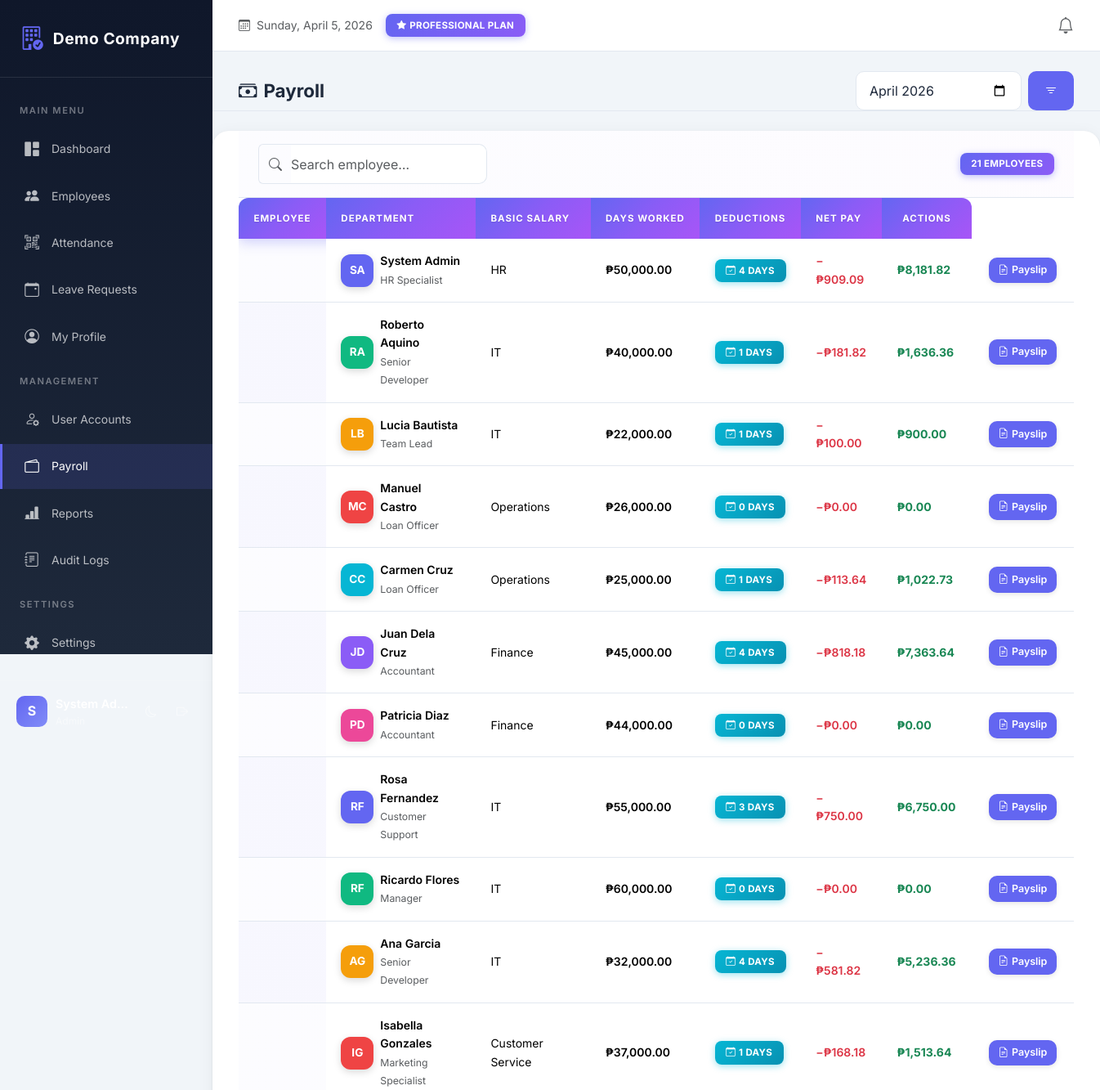
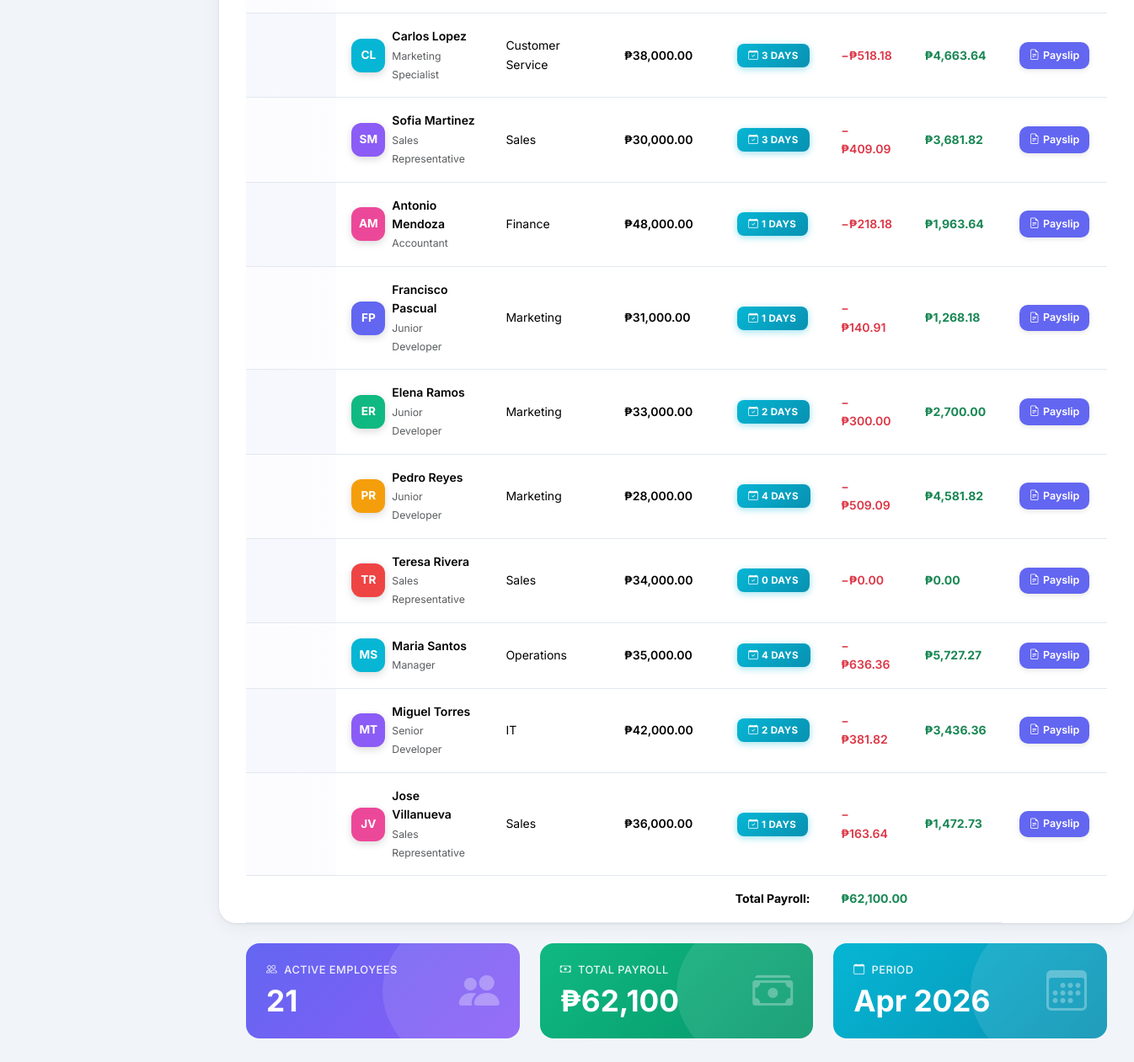
Screenshot of /modules/payroll/index.php (signed in) with the database file from the repository (2 pictures, top to bottom).
### tables this page shows
CREATE TABLE employees (
    id INT AUTO_INCREMENT PRIMARY KEY,
    company_id INT NOT NULL,
    employee_code VARCHAR(30),
    first_name VARCHAR(100) NOT NULL,
    last_name VARCHAR(100) NOT NULL,
    email VARCHAR(150) NOT NULL,
    phone VARCHAR(50),
    department_id INT NULL,
    position_id INT NULL,
    hire_date DATE NULL,
    basic_salary DECIMAL(10,2) DEFAULT 0,
    status ENUM('active','inactive') DEFAULT 'active',
    created_at DATETIME DEFAULT CURRENT_TIMESTAMP,
    UNIQUE KEY uniq_emp_code(company_id, employee_code),
    UNIQUE KEY uniq_emp_email(company_id, email)
);

CREATE TABLE positions (
    id INT AUTO_INCREMENT PRIMARY KEY,
    company_id INT NOT NULL,
    name VARCHAR(100) NOT NULL,
    UNIQUE KEY uniq_pos(company_id, name)
);

CREATE TABLE departments (
    id INT AUTO_INCREMENT PRIMARY KEY,
    company_id INT NOT NULL,
    name VARCHAR(100) NOT NULL,
    UNIQUE KEY uniq_dept(company_id, name)
);

### includes/functions.php (called while the page is built, shortened)
<?php
function e($s) {
    return htmlspecialchars($s ?? "", ENT_QUOTES, "UTF-8");
}

### modules/payroll/index.php (the view, shortened to what this page needs)
<?php
require_once __DIR__.'/../../config/db.php';
require_once __DIR__.'/../../includes/header.php';
require_once __DIR__.'/../../includes/nav.php';
$month = $_GET['month'] ?? date('Y-m');
$hasSaas = $pdo->query("SHOW COLUMNS FROM employees LIKE 'company_id'")->fetch();
$cid = $hasSaas ? (company_id() ?? 1) : null;
if($hasSaas && $cid) {
    $st = $pdo->prepare("SELECT e.*, d.name as dept_name, p.name as pos_name,
        (SELECT COUNT(*) FROM attendance a WHERE a.employee_id=e.id AND DATE_FORMAT(a.date,'%Y-%m')=?) as days_worked
        FROM employees e
        LEFT JOIN departments d ON d.id=e.department_id
        LEFT JOIN positions p ON p.id=e.position_id
        WHERE e.company_id=? AND e.status='active'
        ORDER BY e.last_name, e.first_name");
    $st->execute([$month, $cid]);
    $rows = $st->fetchAll();
}
$totalPayroll = 0;
?>
<div class="page-header d-flex justify-content-between align-items-center">
    <h4><i class="bi bi-cash-stack me-2"></i>Payroll</h4>
    <form class="d-flex gap-2" method="get">
        <input type="month" class="form-control" name="month" value="<?= e($month) ?>">
        <button type="submit" class="btn btn-primary"><i class="bi bi-filter"></i></button>
    </form>
</div>
<div class="card">
    <div class="table-toolbar">
        <div class="input-group" style="max-width:280px;">
            <span class="input-group-text bg-transparent border-end-0"><i class="bi bi-search text-muted"></i></span>
            <input type="text" id="paySearch" class="form-control border-start-0 ps-0" placeholder="Search employee…">
        </div>
        <span class="badge bg-primary table-count-badge" id="payCount"><?= count($rows) ?> employees</span>
    </div>
    <div class="table-responsive-wrapper">
        <table class="table table-hover mb-0" id="payTable">
            <thead>
                <tr>
                    <th>Employee</th>
                    <th>Department</th>
                    <th>Basic Salary</th>
                    <th>Days Worked</th>
                    <th>Deductions</th>
                    <th>Net Pay</th>
                    <th class="text-center">Actions</th>
                </tr>
            </thead>
            <tbody>
            <?php if(empty($rows)): ?>
                <tr><td colspan="7" class="text-center py-5 text-muted">
                    <i class="bi bi-cash-stack fs-2 d-block mb-2 opacity-25"></i>No employees found
                </td></tr>
            <?php else: foreach($rows as $idx => $r):
                $workingDays = 22;
                $dailyRate = $r['basic_salary'] / $workingDays;
                $grossPay = $dailyRate * $r['days_worked'];
                $deductions = $grossPay * 0.1;
                $netPay = $grossPay - $deductions;
                $totalPayroll += $netPay;
                $colors = ['#6366f1','#10b981','#f59e0b','#ef4444','#06b6d4','#8b5cf6','#ec4899'];
                $color = $colors[$idx % count($colors)];
            ?>
                <tr data-search="<?= strtolower(e($r['first_name'].' '.$r['last_name'].' '.($r['dept_name']??''))) ?>">
                    <td>
                        <div class="d-flex align-items-center gap-2">
                            <div class="avatar-sm" style="background:<?= $color ?>;">
                                <?= strtoupper(substr($r['first_name'],0,1).substr($r['last_name'],0,1)) ?>
                            </div>
                            <div>
                                <div class="fw-semibold"><?= e($r['first_name'].' '.$r['last_name']) ?></div>
                                <small class="text-muted"><?= e($r['pos_name'] ?? '—') ?></small>
                            </div>
                        </div>
                    </td>
                    <td><?= e($r['dept_name'] ?? '—') ?></td>
                    <td class="fw-semibold">₱<?= number_format($r['basic_salary'], 2) ?></td>
                    <td><span class="badge bg-info bg-opacity-75 text-dark"><i class="bi bi-calendar-check me-1"></i><?= $r['days_worked'] ?> days</span></td>
                    <td class="text-danger fw-semibold">−₱<?= number_format($deductions, 2) ?></td>
                    <td class="fw-bold text-success">₱<?= number_format($netPay, 2) ?></td>
                    <td class="action-btns text-center">
                        <a href="payslip.php?id=<?= $r['id'] ?>&month=<?= e($month) ?>" class="btn btn-sm btn-primary" title="View Payslip" data-bs-toggle="tooltip">
                            <i class="bi bi-file-earmark-text me-1"></i>Payslip
                        </a>
                    </td>
                </tr>
            <?php endforeach; endif; ?>
            </tbody>
            <tfoot>
                <tr style="background:var(--dark);color:white;">
                    <td colspan="5" class="text-end fw-bold py-3">Total Payroll:</td>
                    <td colspan="2" class="fw-bold text-success py-3">₱<?= number_format($totalPayroll, 2) ?></td>
                </tr>
            </tfoot>
        </table>
    </div>
</div>
<div class="row mt-4">
    <div class="col-md-4">
        <div class="stat-card primary">
            <h6><i class="bi bi-people me-2"></i>Active Employees</h6>
            <h2><?= count($rows) ?></h2>
            <i class="bi bi-people-fill icon"></i>
        </div>
    </div>
    <div class="col-md-4">
        <div class="stat-card success">
            <h6><i class="bi bi-cash me-2"></i>Total Payroll</h6>
            <h2>₱<?= number_format($totalPayroll, 0) ?></h2>
            <i class="bi bi-cash-stack icon"></i>
        </div>
    </div>
    <div class="col-md-4">
        <div class="stat-card info">
            <h6><i class="bi bi-calendar me-2"></i>Period</h6>
            <h2><?= date('M Y', strtotime($month.'-01')) ?></h2>
            <i class="bi bi-calendar3 icon"></i>
        </div>
    </div>
</div>
<?php require_once __DIR__.'/../../includes/footer.php'; ?>

### rows the page displays
employees: first_name+last_name "SA", first_name+last_name "System Admin", position.name "HR Specialist", department.name "HR", basic_salary "50,000.00", days_worked "4", deductions "909.09", netPay "8,181.82"
employees: first_name+last_name "RA", first_name+last_name "Roberto Aquino", position.name "Senior Developer", department.name "IT", basic_salary "40,000.00", days_worked "1", deductions "181.82", netPay "1,636.36"
employees: first_name+last_name "LB", first_name+last_name "Lucia Bautista", position.name "Team Lead", department.name "IT", basic_salary "22,000.00", days_worked "1", deductions "100.00", netPay "900.00"
employees: first_name+last_name "MC", first_name+last_name "Manuel Castro", position.name "Loan Officer", department.name "Operations", basic_salary "26,000.00", days_worked "0", deductions "0.00", netPay "0.00"
employees: first_name+last_name "CC", first_name+last_name "Carmen Cruz", position.name "Loan Officer", department.name "Operations", basic_salary "25,000.00", days_worked "1", deductions "113.64", netPay "1,022.73"
employees: first_name+last_name "JD", first_name+last_name "Juan Dela Cruz", position.name "Accountant", department.name "Finance", basic_salary "45,000.00", days_worked "4", deductions "818.18", netPay "7,363.64"
employees: first_name+last_name "PD", first_name+last_name "Patricia Diaz", position.name "Accountant", department.name "Finance", basic_salary "44,000.00", days_worked "0", deductions "0.00", netPay "0.00"
employees: first_name+last_name "RF", first_name+last_name "Rosa Fernandez", position.name "Customer Support", department.name "IT", basic_salary "55,000.00", days_worked "3", deductions "750.00", netPay "6,750.00"
employees: first_name+last_name "RF", first_name+last_name "Ricardo Flores", position.name "Manager", department.name "IT", basic_salary "60,000.00", days_worked "0", deductions "0.00", netPay "0.00"
employees: first_name+last_name "AG", first_name+last_name "Ana Garcia", position.name "Senior Developer", department.name "IT", basic_salary "32,000.00", days_worked "4", deductions "581.82", netPay "5,236.36"
employees: first_name+last_name "IG", first_name+last_name "Isabella Gonzales", position.name "Marketing Specialist", department.name "Customer Service", basic_salary "37,000.00", days_worked "1", deductions "168.18", netPay "1,513.64"
employees: first_name+last_name "CL", first_name+last_name "Carlos Lopez", position.name "Marketing Specialist", department.name "Customer Service", basic_salary "38,000.00", days_worked "3", deductions "518.18", netPay "4,663.64"
employees: first_name+last_name "SM", first_name+last_name "Sofia Martinez", position.name "Sales Representative", department.name "Sales", basic_salary "30,000.00", days_worked "3", deductions "409.09", netPay "3,681.82"
employees: first_name+last_name "AM", first_name+last_name "Antonio Mendoza", position.name "Accountant", department.name "Finance", basic_salary "48,000.00", days_worked "1", deductions "218.18", netPay "1,963.64"
employees: first_name+last_name "FP", first_name+last_name "Francisco Pascual", position.name "Junior Developer", department.name "Marketing", basic_salary "31,000.00", days_worked "1", deductions "140.91", netPay "1,268.18"
employees: first_name+last_name "ER", first_name+last_name "Elena Ramos", position.name "Junior Developer", department.name "Marketing", basic_salary "33,000.00", days_worked "2", deductions "300.00", netPay "2,700.00"
employees: first_name+last_name "PR", first_name+last_name "Pedro Reyes", position.name "Junior Developer", department.name "Marketing", basic_salary "28,000.00", days_worked "4", deductions "509.09", netPay "4,581.82"
employees: first_name+last_name "TR", first_name+last_name "Teresa Rivera", position.name "Sales Representative", department.name "Sales", basic_salary "34,000.00", days_worked "0", deductions "0.00", netPay "0.00"
employees: first_name+last_name "MS", first_name+last_name "Maria Santos", position.name "Manager", department.name "Operations", basic_salary "35,000.00", days_worked "4", deductions "636.36", netPay "5,727.27"
employees: first_name+last_name "MT", first_name+last_name "Miguel Torres", position.name "Senior Developer", department.name "IT", basic_salary "42,000.00", days_worked "2", deductions "381.82", netPay "3,436.36"
employees: first_name+last_name "JV", first_name+last_name "Jose Villanueva", position.name "Sales Representative", department.name "Sales", basic_salary "36,000.00", days_worked "1", deductions "163.64", netPay "1,472.73"

### other values shown
$company['name'] "Demo Company"
substr($u['name'] ?: $u['email'], 0, 1) "S"
$company['plan'] "PROFESSIONAL"
count($rows) "21"
$totalPayroll "62,100.00"
$totalPayroll "62,100"
date('M Y', strtotime($month.'-01')) "Apr 2026"
